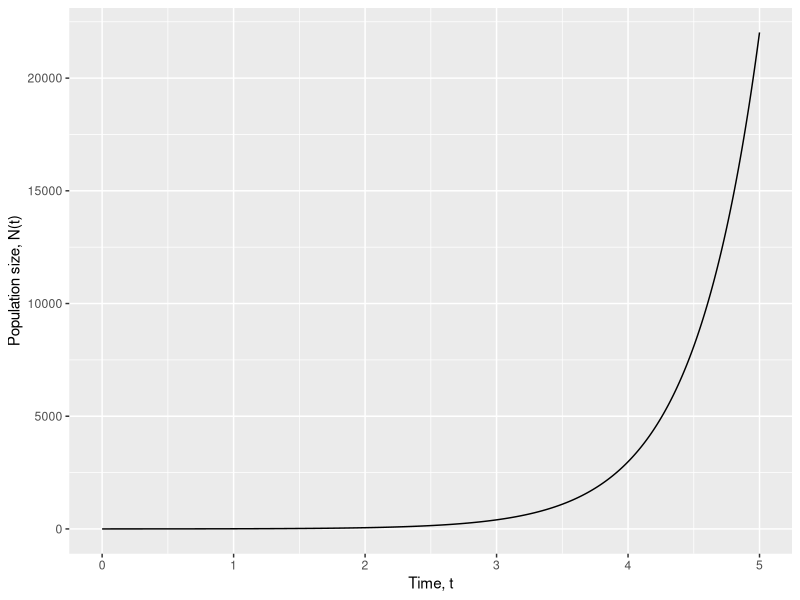
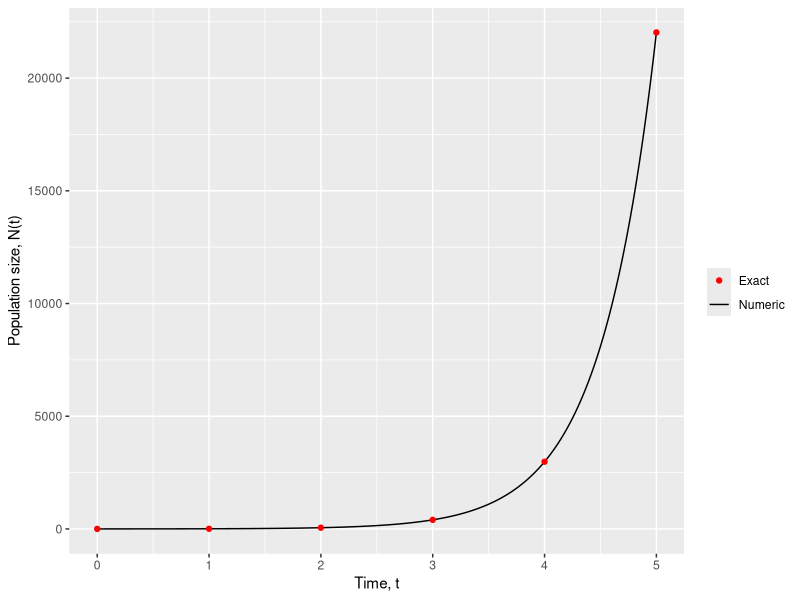
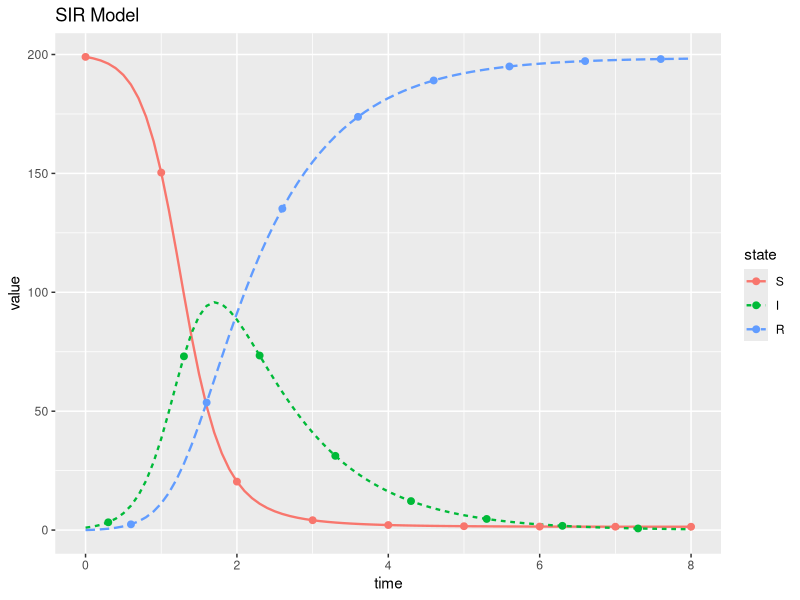
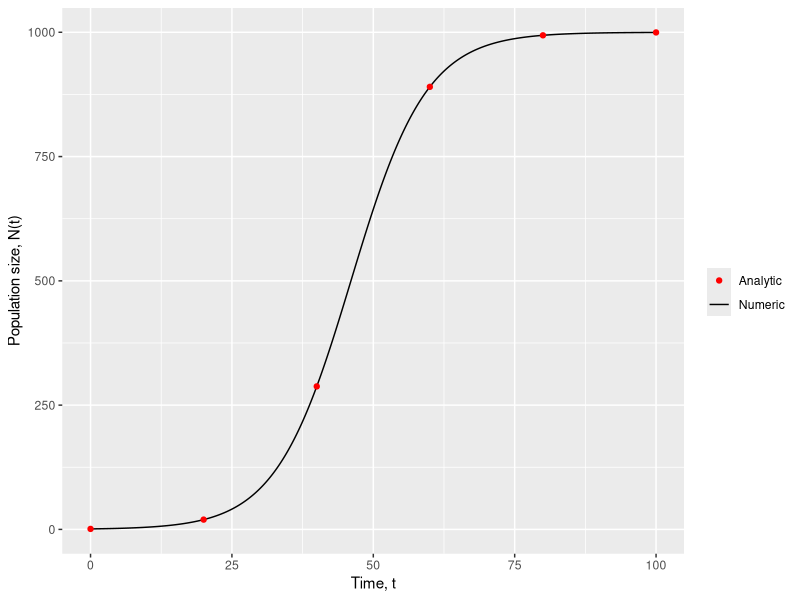
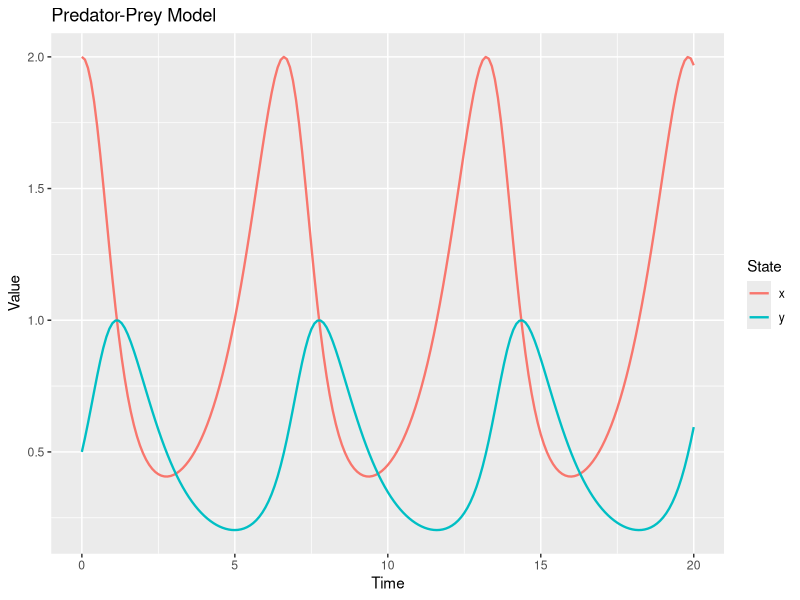

These charts were generated, in order, by the following R code:
## ---- chunk 1
knitr::opts_chunk$set(
    fig.align = "center"
)
## ---- chunk 2
###################################################
## DIFFERENTIAL EQUATIONS IN R PRACTICAL SESSION##
###################################################

# A model for COVID-19
# Some R code to numerically solve a set of ordinary differential equations
# and then plot the results
## ---- chunk 3
#| echo: true
#| warning: false
library(deSolve)
library(tidyverse)
## ---- chunk 4
# Define model parameters and store values in a labelled vector
parameters <- c(r = 2) # Growth rate

# Specify the initial conditions, define state variables and assign initial values
initN <- 1 # Start with an initial population size N(0) = 1
state <- c(N = initN) # Specify the state variables and initialize them to their initial values
## ---- chunk 5
# We specify the system of differential equations as a function in R
# Here we specify a function with three arguments:
# 1. t : time, which is the dependent variable in our case
# 2. state : a vector of state variables
# 3. parameters : a vector of parameters (ie fixed variables)
popmodel_exponentialgrowth <- function(t, state, parameters) {
    # Initialize an environment with the elements of state and parameters as local variables
    with(as.list(c(state, parameters)), {
        dNdt <- r * N # The model equation
        list(c(dNdt)) # Return the population growth rate dNdt
    })
}
## ---- chunk 6
# Start with an initial time of t=0 and solve up to t=5 with time increments of 0.01
times <- seq(from = 0, to = 5, by = 0.01)
## ---- chunk 7
# Here we specify four arguments of the ode function:
# 1. y : the state variables
# 2. times : the time lattice over which we solve the differential equation
# 3. func : our differential equation given in terms of our state variables and model parameters
# 4. parms : our model parameters
out <- ode(y = state, times = times, func = popmodel_exponentialgrowth, parms = parameters)
## ---- chunk 8
head(out)
## ---- chunk 9
ggplot(data = as.data.frame(out), aes(x=time, y=N)) +
    geom_line() +
    labs(x = "Time, t", y="Population size, N(t)")
## ---- chunk 10
# Create a coarse time lattice for display purposes
times_coarse <- seq(from = 0, to = 5, by = 1)
# Calculate the exact solution given the model parameters and initial conditions
Nexact <- initN * exp(parameters["r"] * times_coarse)

exact_solution <- data.frame(time = times_coarse, Nexact)

ggplot() +
    geom_line(data = as.data.frame(out), aes(x=time, y=N, colour="Numeric")) +
    geom_point(data = exact_solution, aes(x=time, y=Nexact, colour="Exact")) +
    labs(x = "Time, t", y="Population size, N(t)", colour="") +
    scale_color_manual(values=c("red","black"))
## ---- chunk 11
SIRModel <- function(t, state, parameters) {
    with(as.list(c(state, parameters)), {
        dSdt <- -beta * S * I
        dIdt <- beta * S * I - r * I
        dRdt <- r * I

        return(list(c(dSdt, dIdt, dRdt)))
    })
}

parameters <- c(beta = 0.025, r = 1)
initcond <- c(S = 199, I = 1, R = 0)

times <- seq(0, 8, by = 0.1)

out <- ode(y = initcond, times = times, func = SIRModel, parms = parameters)


# ggplot likes "long" data, so we pivot our data from wide (1 column per state)
# to long (1 row per state-value pair).
plot_data <- as.data.frame(out) %>%
    pivot_longer(!time, names_to = "state") %>%
    mutate(state = factor(state, levels=c("S","I","R")))

# x-axis: Time
# y-axis: value of the state
# Colour the lines by state
# Change the type of line depending on state
ggplot(data = plot_data, aes(x=time, y=value, colour=state, linetype=state)) + 
    geom_line(linewidth = 0.8) + # Plot the lines
    geom_point(data = plot_data %>% slice(seq(1, n(), 10)), size = 2) + #Overlay points on the line curves
    ggtitle("SIR Model")
## ---- chunk 12
popmodel_logistic <- function(t, state, parameters) {
    with(as.list(c(state, parameters)), {
        dNdt <- r * N * (1 - (N / K))

        return(list(c(dNdt)))
    })
}

parameters_logistic <- c(r = 0.15, K = 1000, N_0 = 1)
state_logistic <- c(N = 1)

times <- seq(from = 0, to = 100, by = 0.01)
times_analytic <- seq(from = 0, to = 100, by = 20)

out <- ode(y = state_logistic, times = times, func = popmodel_logistic, parms = parameters_logistic)

analytic_solution <- parameters_logistic["K"] / (1 + ((parameters_logistic["K"] / state_logistic["N"]) - 1) * exp(-parameters_logistic["r"] * times_analytic))

analytic_solution_data <- data.frame(time = times_analytic, analytic_solution)

ggplot() +
    geom_line(data = as.data.frame(out), aes(x=time, y=N, colour="Numeric")) +
    geom_point(data = analytic_solution_data, aes(x=time, y=analytic_solution, colour="Analytic")) +
    labs(x="Time, t", y="Population size, N(t)", colour="") +
    scale_color_manual(values=c("red","black"))
## ---- chunk 13
# Define model parameters and store values in a labelled vector
parameters <- c(
    alpha = 1, # prey growth rate
    beta = 2, # predation rate
    delta = 1, # predator growth rate
    gamma = 1 # predator death/removal rate
)
## ---- chunk 14
# Specify the initial conditions
initx <- 2 # Initial prey population size
inity <- 0.5 # Initial predator population size

# Define the state variables and assign initial values
state <- c(x = initx, y = inity)
## ---- chunk 15
# Specify the initial and final times of the solution vector
tinit <- 0 # Initial time
tfinal <- 20 # Final time
step_size <- 0.1 # Time increment
times = seq(from = tinit, to = tfinal, by = 0.1) # Time vector
## ---- chunk 16
#| echo: false

# We specify the system of differential equations as a function in R
# Here we specify a function with three arguments:
# 1. t : time, which is the dependent variable in our case
# 2. state : a vector of state variables
# 3. parameters : a vector of parameters (ie fixed variables)
LVmodel <- function(t, state, parameters) {
    with(
        # Initialize an environment with the elements of state and parameters as local variables
        as.list(c(state, parameters)),
        {
            # Enter the model equations
            dxdt <- alpha * x - beta * x * y # The rate of change of the prey population
            dydt <- delta * x * y - gamma * y # The rate of change of the predator population

            # Return the rates of change as a list
            # Important: Rates of change list order must match order of state variables defined in state vector
            list(c(dxdt, dydt))
        }
    )
}
## ---- chunk 17
#| echo: false
# Solve the system of differential equations using the ode function from deSolve
# Here we specify four arguments of the ode function:
# 1. y : the state variables
# 2. times : the time lattice over which we solve the differential equation
# 3. func : our differential equation given in terms of our state variables and model parameters
# 4. parms : our model parameters
out <- ode(y = state, times = times, func = LVmodel, parms = parameters)
## ---- chunk 18
#| echo: false
LVModel_data <- out %>% as.data.frame() %>% pivot_longer(!time, names_to="state")

ggplot(LVModel_data, aes(x=time, y=value, colour=state)) +
    geom_line(linewidth = 0.8) +
    labs(x="Time", y="Value", colour="State") +
    ggtitle("Predator-Prey Model")
